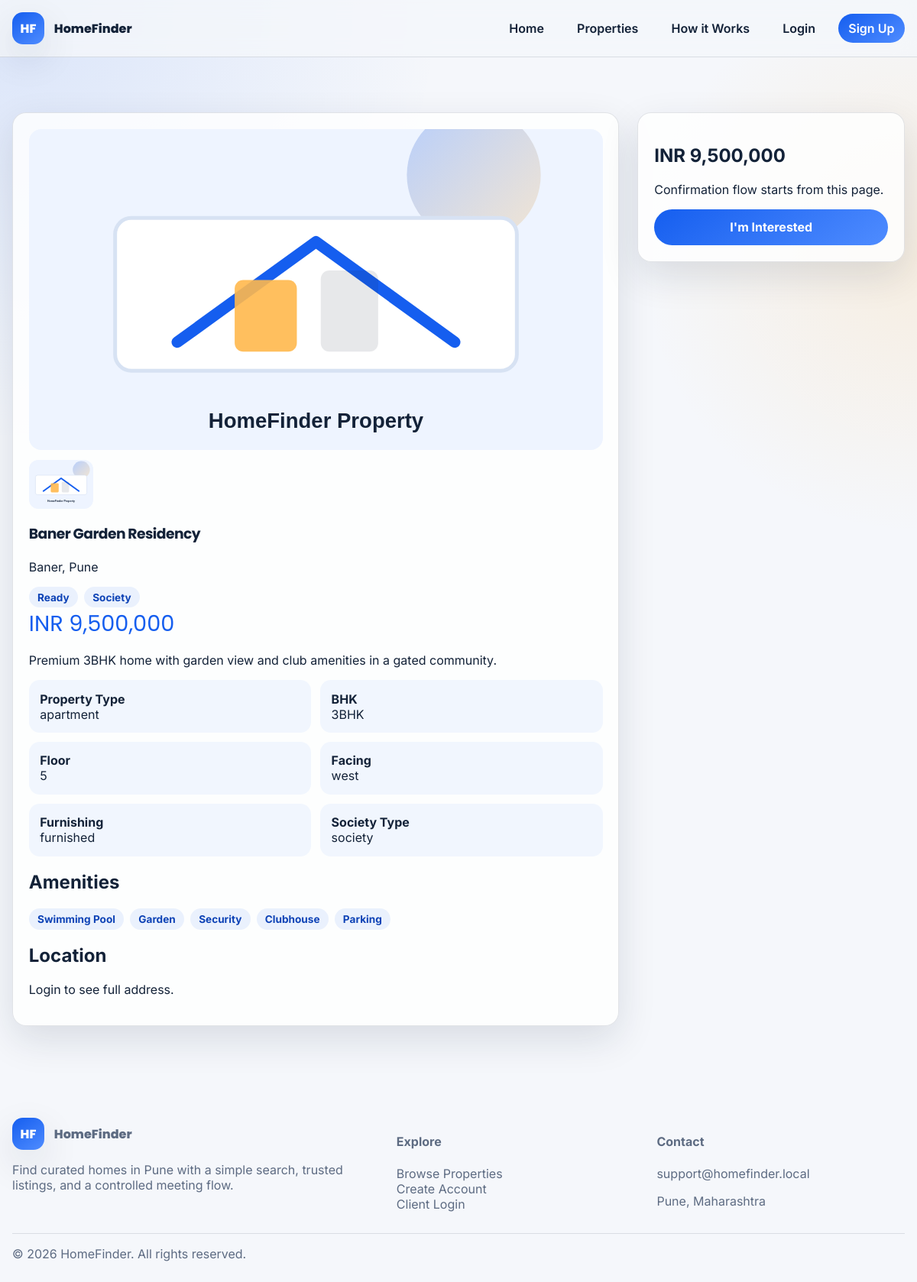
Screenshot of /property-detail.php?id=2 with the database file from the repository.
### tables this page shows
CREATE TABLE IF NOT EXISTS properties (
    property_id INT AUTO_INCREMENT PRIMARY KEY,
    title VARCHAR(120) NOT NULL,
    description TEXT NOT NULL,
    property_type ENUM('apartment','villa','independent_house','studio') NOT NULL,
    transaction_type ENUM('rent','buy') NOT NULL,
    bhk_type VARCHAR(20) NOT NULL,
    price DECIMAL(12,2) NOT NULL,
    area_locality VARCHAR(100) NOT NULL,
    full_address TEXT NOT NULL,
    city VARCHAR(60) NOT NULL DEFAULT 'Pune',
    floor_number TINYINT,
    total_floors TINYINT,
    carpet_area_sqft SMALLINT,
    facing_direction ENUM('east','west','north','south','any') DEFAULT 'any',
    furnishing_status ENUM('furnished','semi_furnished','unfurnished') NOT NULL,
    possession_type ENUM('ready','under_construction') NOT NULL DEFAULT 'ready',
    society_type ENUM('society','standalone') NOT NULL DEFAULT 'society',
    amenities TEXT,
    primary_image VARCHAR(255) DEFAULT 'assets/images/default-property.svg',
    is_featured TINYINT(1) DEFAULT 0,
    status ENUM('active','inactive') DEFAULT 'active',
    created_by_admin INT,
    created_at TIMESTAMP DEFAULT CURRENT_TIMESTAMP,
    updated_at TIMESTAMP DEFAULT CURRENT_TIMESTAMP ON UPDATE CURRENT_TIMESTAMP,
    FOREIGN KEY (created_by_admin) REFERENCES admins(admin_id) ON DELETE SET NULL
);

### helpers.php (called while the page is built, shortened)
<?php
function safeInternalPath(string $path, string $fallback = '/index.php'): string
{
    $path = trim($path);
    $path = str_replace(["\r", "\n", "\\"], ['', '', '/'], $path);
    return $path;
}
function url(string $path = ''): string
{
    $path = safeInternalPath($path, '/');
    return rtrim(APP_BASE_PATH, '/') . $path;
}
function moneyFormat(float $amount): string
{
    return 'INR ' . number_format($amount, 0, '.', ',');
}
function propertyImageGallery(PDO $pdo, int $propertyId): array
{
    $stmt = $pdo->prepare('SELECT image_path FROM property_images WHERE property_id = ? ORDER BY sort_order ASC, image_id ASC');
    $stmt->execute([$propertyId]);
    $images = $stmt->fetchAll(PDO::FETCH_COLUMN);
    return array_values(array_filter(array_map(static fn($image) => is_string($image) ? url('/' . ltrim($image, '/')) : '', $images)));
}

### property-detail.php (the view, shortened to what this page needs)
<?php
require_once __DIR__ . '/includes/header.php';
$pdo = getDBConnection();
$propertyId = (int) ($_GET['id'] ?? 0);
$stmt = $pdo->prepare('SELECT * FROM properties WHERE property_id = ? AND status = "active"');
$stmt->execute([$propertyId]);
$property = $stmt->fetch();
$images = propertyImageGallery($pdo, $propertyId);
$amenities = json_decode((string) ($property['amenities'] ?? '[]'), true);
$amenities = is_array($amenities) ? $amenities : [];
?>
<section class="section">
    <div class="container detail-layout">
        <article class="panel detail-main">
            <div class="gallery">
                <img class="gallery-main" id="main-image" src="<?= htmlspecialchars($images[0]) ?>" alt="<?= htmlspecialchars($property['title']) ?>">
                <div class="gallery-thumbs">
                    <?php foreach (array_slice($images, 0, 5) as $image) : ?><button type="button" class="thumb-btn" data-image="<?= htmlspecialchars($image) ?>"><img src="<?= htmlspecialchars($image) ?>" alt="thumb"></button><?php endforeach; ?>
                </div>
            </div>
            <div class="detail-header"><div><h1><?= htmlspecialchars($property['title']) ?></h1><p><?= htmlspecialchars($property['area_locality']) ?>, <?= htmlspecialchars($property['city']) ?></p><div class="chip-row"><span class="chip"><?= htmlspecialchars(ucwords(str_replace('_', ' ', (string) $property['possession_type']))) ?></span><span class="chip"><?= htmlspecialchars(ucwords(str_replace('_', ' ', (string) $property['society_type']))) ?></span></div></div><div class="price-tag"><?= moneyFormat((float) $property['price']) ?></div></div>
            <p><?= nl2br(htmlspecialchars($property['description'])) ?></p>
            <div class="detail-grid">
                <div><strong>Property Type</strong><span><?= htmlspecialchars($property['property_type']) ?></span></div>
                <div><strong>BHK</strong><span><?= htmlspecialchars($property['bhk_type']) ?></span></div>
                <div><strong>Floor</strong><span><?= htmlspecialchars((string) ($property['floor_number'] ?? 'Any')) ?></span></div>
                <div><strong>Facing</strong><span><?= htmlspecialchars($property['facing_direction']) ?></span></div>
                <div><strong>Furnishing</strong><span><?= htmlspecialchars($property['furnishing_status']) ?></span></div>
                <div><strong>Society Type</strong><span><?= htmlspecialchars($property['society_type']) ?></span></div>
            </div>
            <h2>Amenities</h2>
            <div class="chip-row wrap-row"><?php foreach ($amenities as $item) : ?><span class="chip"><?= htmlspecialchars(ucwords(str_replace('_', ' ', (string) $item))) ?></span><?php endforeach; ?></div>
            <h2>Location</h2>
            <p><?= !empty($_SESSION['user_id']) ? htmlspecialchars($property['full_address']) : 'Login to see full address.' ?></p>
        </article>
        <aside class="panel sticky-card">
            <h2><?= moneyFormat((float) $property['price']) ?></h2>
            <p>Confirmation flow starts from this page.</p>
            <a class="btn btn-primary btn-full" href="<?= !empty($_SESSION['user_id']) ? url('/payment.php?property_id=' . $propertyId) : url('/login.php?redirect=' . urlencode('/property-detail.php?id=' . $propertyId)) ?>">I'm Interested</a>
        </aside>
    </div>
</section>
<?php require_once __DIR__ . '/includes/footer.php'; ?>

### style.css (style rules this page uses)
* { box-sizing: border-box; }
html { scroll-behavior: smooth; }
body { margin: 0; font-family: 'Inter', sans-serif; color: var(--text); background: radial-gradient(circle at top left, rgba(21, 94, 239, 0.12), transparent 28%), radial-gradient(circle at right 20%, rgba(255, 184, 77, 0.15), transparent 20%), var(--bg); }
a { color: inherit; text-decoration: none; }
img { max-width: 100%; display: block; }
.container { width: min(var(--container), calc(100% - 2rem)); margin: 0 auto; }
.nav-cta, .btn-primary { background: linear-gradient(145deg, var(--primary), #4f8cff); color: #fff; }
.section { padding: 4.5rem 0; }
.hero-grid, .split-layout, .payment-layout, .detail-layout, .listing-shell, .dashboard-grid, .admin-grid { display: grid; gap: 1.5rem; }
.hero h1, .section-heading h2, .auth-card h1, .detail-header h1, .success-card h1, .admin-sidebar h1 { font-family: 'Poppins', sans-serif; letter-spacing: -0.03em; }
.hero-card, .panel, .auth-card, .feature-card, .quote-card, .stat-card { background: rgba(255,255,255,0.8); border: 1px solid var(--border); border-radius: var(--radius); box-shadow: var(--shadow); }
.btn { display: inline-flex; align-items: center; justify-content: center; gap: 0.45rem; border: 0; border-radius: 999px; padding: 0.85rem 1.25rem; font-weight: 700; cursor: pointer; transition: transform 0.2s ease, box-shadow 0.2s ease, background 0.2s ease; }
.btn-full { width: 100%; }
.panel { padding: 1.3rem; }
.chip-row { display: flex; gap: 0.5rem; flex-wrap: wrap; }
.chip { display: inline-flex; align-items: center; border-radius: 999px; background: rgba(21, 94, 239, 0.08); color: var(--primary-dark); padding: 0.35rem 0.7rem; font-size: 0.85rem; font-weight: 700; }
.wrap-row { margin-top: 0.5rem; }
.detail-layout { grid-template-columns: 1.25fr 0.55fr; align-items: start; }
.gallery-main { width: 100%; height: 420px; object-fit: cover; border-radius: 16px; }
.gallery-thumbs { display: flex; gap: 0.6rem; margin-top: 0.8rem; flex-wrap: wrap; }
.thumb-btn { border: 0; padding: 0; background: none; cursor: pointer; }
.thumb-btn img { width: 84px; height: 64px; object-fit: cover; border-radius: 12px; }
.detail-grid, .progress-labels { display: grid; gap: 0.75rem; grid-template-columns: repeat(2, minmax(0, 1fr)); }
.detail-grid div { padding: 0.9rem; background: rgba(21, 94, 239, 0.05); border-radius: 14px; }
.detail-grid strong, .metric-card strong { display: block; }
.price-tag { font-family: 'Poppins', sans-serif; font-size: 1.8rem; color: var(--primary); }
.sticky-card { position: sticky; top: 96px; }

### rows the page displays
properties: title "Baner Garden Residency", area_locality "Baner", city "Pune", possession_type "Ready", society_type "Society", price "INR 9,500,000", description "Premium 3BHK home with garden view and club amenities in a gated community.", property_type "apartment", bhk_type "3BHK", floor_number "5", facing_direction "west", furnishing_status "furnished", society_type "society", amenities "Swimming Pool", amenities "Garden", amenities "Security", amenities "Clubhouse", amenities "Parking"
